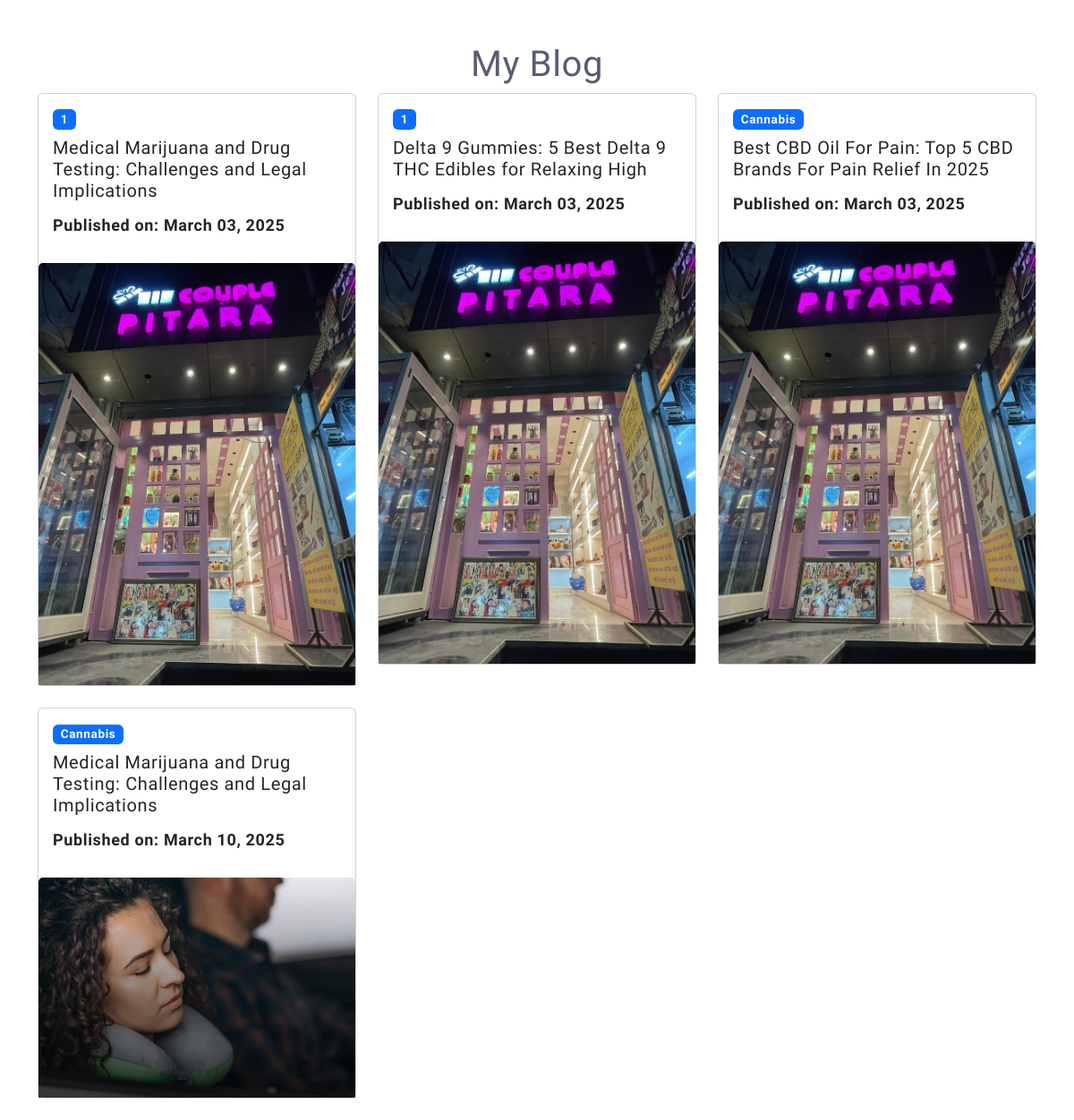
Screenshot of /testing/ with the database file from the repository.
### blog/models.py (models this page shows, shortened)
class BlogPost(models.Model):
    title = models.CharField(max_length=200)
    meta_title = models.CharField(max_length=200, blank=True, null=True)
    meta_description = models.TextField(blank=True, null=True)
    content = models.TextField()
    category = models.CharField(max_length=50)
    subcategory = models.CharField(max_length=50, blank=True, null=True)
    tags = models.CharField(max_length=255, blank=True, null=True)
    author = models.CharField(max_length=100)
    created_at = models.DateTimeField(default=timezone.now)
    image = models.ImageField(upload_to='blog_images/', blank=True, null=True, default='default.jpg')

### blog/views.py (the view)
# urls.py: path("testing/", testing, name="testing"),
def testing(request):
    posts = BlogPost.objects.all()
    return render(request, "testing.html", {"posts": posts})

### blog/templates/testing.html (shortened to what this page needs)
<!DOCTYPE html>
{% load static %}
<html lang="en">
  <head>
    {% load bootstrap5 %} {% bootstrap_css %} {% bootstrap_javascript %}
    <link rel="stylesheet" href="{% static 'css/styles.css' %}" />
  </head>
  <body>
    <div class="container mt-5">
      <h1 class="text-center">My Blog</h1>
      <div class="row">
        {% for post in posts %} {% if forloop.counter0|divisibleby:3 %}
      </div>
      <div class="row">
        {% endif %}
        <div class="col-md-4">
          <div class="card mb-4">
            <div class="card-body p-3">
              <span class="badge bg-primary">{{ post.category }}</span>
              <h5 class="card-title mt-2">
                <a
                  href="{% url 'post_detail' post.id %}"
                  class="text-dark text-decoration-none"
                  >{{ post.title }}</a
                >
              </h5>
              <p class="text-muted">
                <p>Published on: {{ post.created_at|date:"F d, Y" }}</p>
              </p>
            </div>
            {% if post.image %}
            <img
              src="{{ post.image.url }}"
              class="card-img-top"
              alt="{{ post.title }}"
            />
            {% else %}
            <img
              src="{% static 'images/default.jpg' %}"
              class="card-img-top"
              alt="Default Image"
            />
            {% endif %}
          </div>
        </div>
        {% endfor %}
      </div>
    </div>
  </body>
</html>

### blog/static/css/styles.css (style rules this page uses)
body { margin: 0; font: 600 18px "Source Sans Pro", sans-serif; letter-spacing: 0.64px; color: #585d74; }

### rows the page displays
BlogPost: category "1", title "Medical Marijuana and Drug Testing: Challenges and Legal Implications", created_at "March 03, 2025"
BlogPost: category "1", title "Delta 9 Gummies: 5 Best Delta 9 THC Edibles for Relaxing High", created_at "March 03, 2025"
BlogPost: category "Cannabis", title "Best CBD Oil For Pain: Top 5 CBD Brands For Pain Relief In 2025", created_at "March 03, 2025"
BlogPost: category "Cannabis", title "Medical Marijuana and Drug Testing: Challenges and Legal Implications", created_at "March 10, 2025", image (picture)
